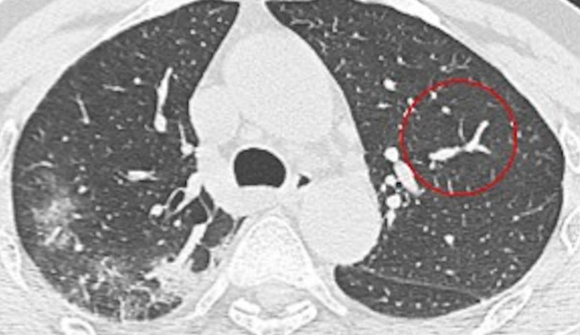
#> input picture img/1.png, 580 x 335 px; its folder holds only this picture in this run
$ python main.py   (older library calls are emulated)
#> lines starting #> are read from the running program, lines starting #| are printed output that depends on the picture
### glcm.py
from skimage.feature import greycomatrix, greycoprops
from skimage import io
import numpy as np


class Glcm:
    def __init__(self, file_path):
#> called with file_path = './img/1.png'
        img = io.imread(file_path)[:, :, 0]
#> img: shape (335, 580); min 9, max 255, mean 162.4
        self.img = np.array(img, dtype=np.int)
        self.glcm = self.calculate_glcm_matrix()

    def calculate_glcm_matrix(self):
        return greycomatrix(self.img, distances=[5], angles=[45], levels=256, symmetric=True, normed=True)

    def calculate_asm(self):
        return greycoprops(self.glcm, 'ASM')

    def calculate_contrast(self):
        return greycoprops(self.glcm, 'contrast')

    def calculate_dissimilarity(self):
        return greycoprops(self.glcm, 'dissimilarity')

    def calculate_homogeneity(self):
        return greycoprops(self.glcm, 'homogeneity')

    def calculate_correlation(self):
        return greycoprops(self.glcm, 'correlation')

    def calculate_energy(self):
        ams = self.calculate_asm()
#> ams = [0.000269]
        return np.sqrt(ams)

    def __str__(self):
        return "ASM: {}, Energy: {}, Contrast: {}, Correlation: {}, Dissimilarity: {}, Homogeneity: {}"\
            .format(
                str(self.calculate_asm()),
                str(self.calculate_energy()),
                str(self.calculate_contrast()),
                str(self.calculate_correlation()),
                str(self.calculate_dissimilarity()),
                str(self.calculate_homogeneity())
        )

### profile_histogram.py
import numpy as np
from skimage import io
import matplotlib.pyplot as plt


class Histogram:
    def __init__(self, file_path):
        img = io.imread(file_path)[:, :, 0]
        self.img = np.array(img, dtype=np.int)

    def profile_h(self):
        return np.sum(self.img, axis=0)

    def profile_v(self):
        return np.sum(self.img, axis=1)

    def plot(self):
        plt.plot(self.profile_h())
        plt.show()
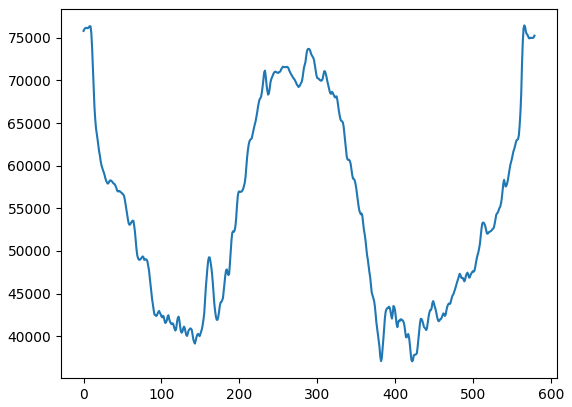
#> figure drawn by matplotlib, 1 panel; curve peaks at x = 566, y = 76464

        plt.plot(self.profile_v())
        plt.show()
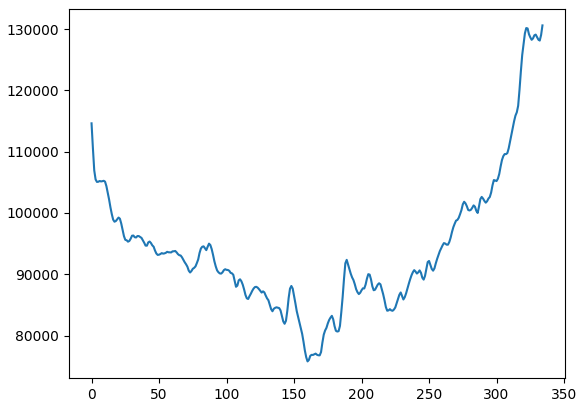
#> figure drawn by matplotlib, 1 panel; curve peaks at x = 334, y = 130593

### convolute.py
import numpy as np
import matplotlib.pyplot as plt
from skimage import io


class Convolute:
    def __init__(self, file_path):
        img = io.imread(file_path)[:, :, 0]
        self.img = np.array(img, dtype=np.int)

    edge_detection_horizontal = np.array([
        [-1, 0, 1],
        [-1, 0, 1],
        [-1, 0, 1]
    ])

    edge_detection_vertical = np.array([
        [-1, -1, -1],
        [0, 0, 0],
        [1, 1, 1]
    ])

    edge_detection_gradient_magnitude1 = np.array([
        [-1, -1, -1],
        [0, 0, 0],
        [1, 1, 1]
    ])

    edge_detection_gradient_magnitude2 = np.array([
        [-1, 0, 1],
        [-1, 0, 1],
        [-1, 0, 1]
    ])

    def conv(self, kernel=edge_detection_horizontal):
        from scipy import signal

        temp = signal.convolve2d(self.img, kernel, mode='same')
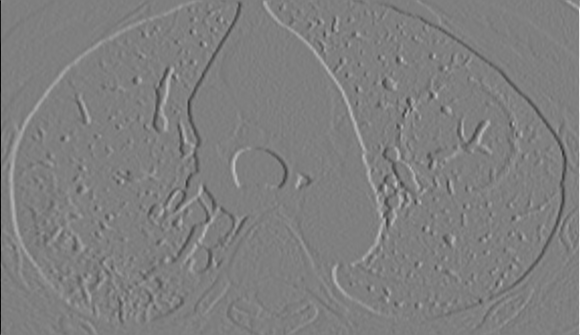
#> temp: shape (335, 580) int64; min -759, max 761, mean 0; drawn with min black and max white
        plt.axis('off')
        plt.imshow(temp, cmap='gray')
        plt.show()

### main.py
from os import listdir
from os.path import isfile, join

from convolute import Convolute
from glcm import Glcm
from profile_histogram import Histogram

mypath = './img'


def print_summary(file_path):
    print(Glcm(file_path))
    Histogram(file_path).plot()
    Convolute(file_path).conv()


for f in listdir(mypath):
    if isfile(join(mypath, f)):
        print_summary(mypath + '/' + f)

$ run again, on img/2020.01.24.919183-p27-132.png
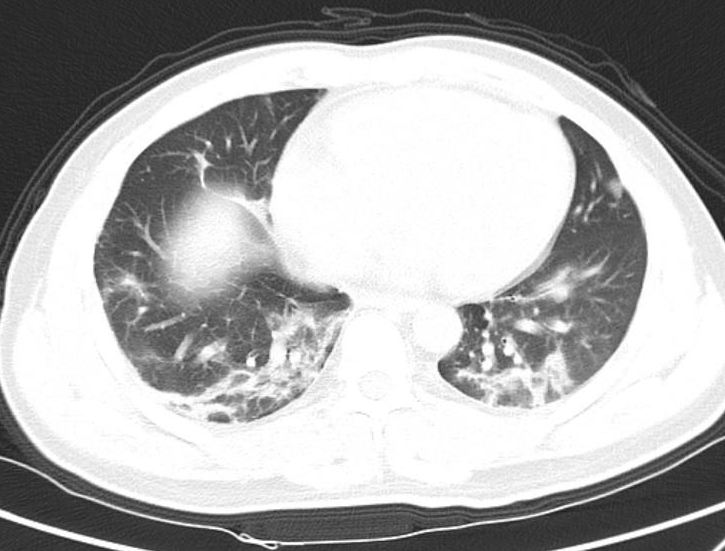
#> input picture img/2020.01.24.919183-p27-132.png, 725 x 551 px
#> ams = [0.0151]
#> in plot, `plt.show()`:
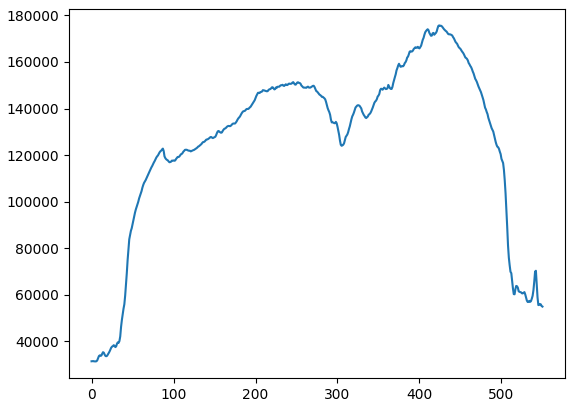
#> figure drawn by matplotlib, 1 panel; curve peaks at x = 424, y = 175695
#> in conv, `temp = signal.convolve2d(self.img, kernel, mode='same')`:
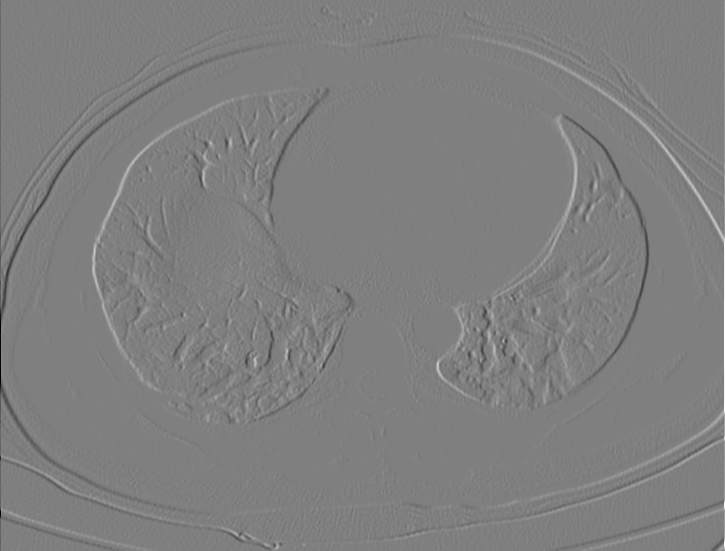
#> temp: shape (551, 725) int64; min -765, max 765, mean -0.2; drawn with min black and max white

$ run again, on img/2020.01.24.919183-p27-134.png
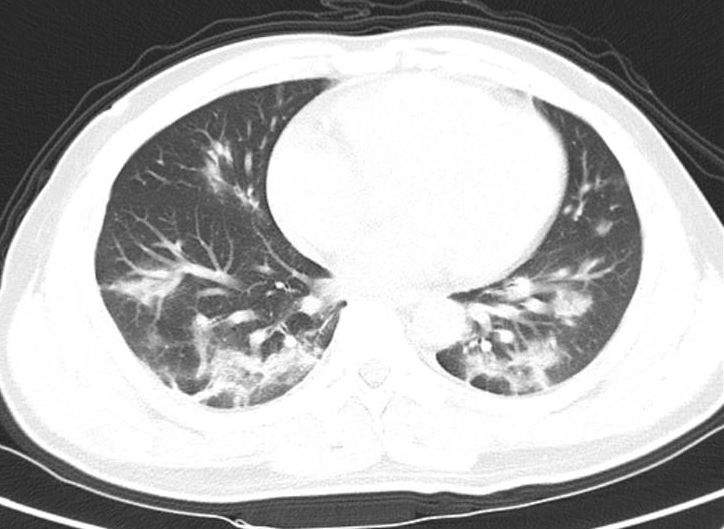
#> input picture img/2020.01.24.919183-p27-134.png, 724 x 529 px
#> ams = [0.0177]
#> in plot, `plt.show()`:
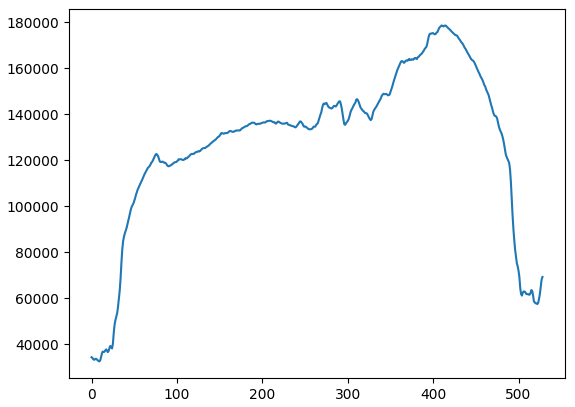
#> figure drawn by matplotlib, 1 panel; curve peaks at x = 410, y = 178618
#> in conv, `temp = signal.convolve2d(self.img, kernel, mode='same')`:
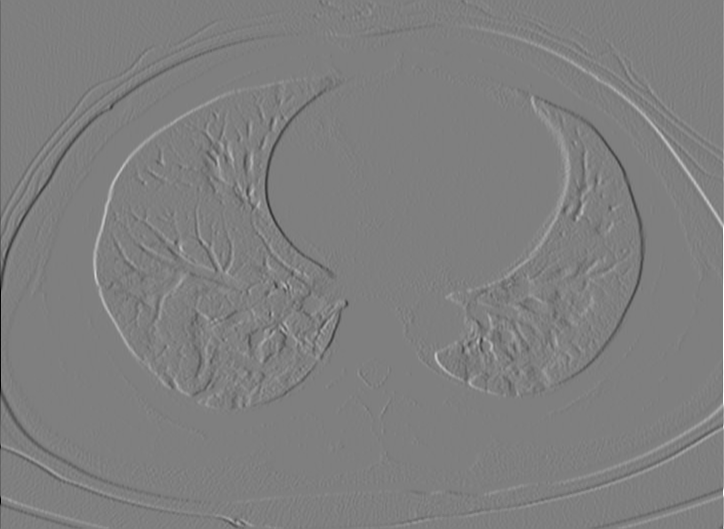
#> temp: shape (529, 724) int64; min -763, max 765, mean -0.1; drawn with min black and max white
